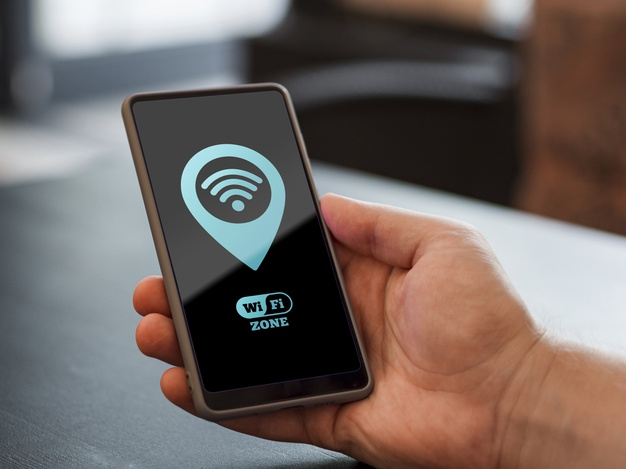
#> input picture images/phone.jpg, 626 x 469 px
$ jupyter execute 'Importing an image.ipynb'   (shell and % lines are left out)
#> lines starting #> are read from the running program, lines starting #| are printed output that depends on the picture
[cell 1]
# Imports needed
import numpy as np
import matplotlib.image as mpimg # USed to read images
import matplotlib.pyplot as plt
import cv2   # Computer vision library

[cell 2]
# Read the image
image = mpimg.imread('images/phone.jpg')
#> image is the input picture: shape (469, 626, 3); mean R, G, B 111.7, 100.7, 96.6

# Dimensions of the image
print("The Dimensions of the image are: ",image.shape)
#| The Dimensions of the image are:  (469, 626, 3)

# Type of image
print("The type of image is: ",type(image))
#| The type of image is:  <class 'numpy.ndarray'>

[cell 3]
# Changing image to Gray Scale
gray_image = cv2.cvtColor(image,cv2.COLOR_RGB2GRAY)
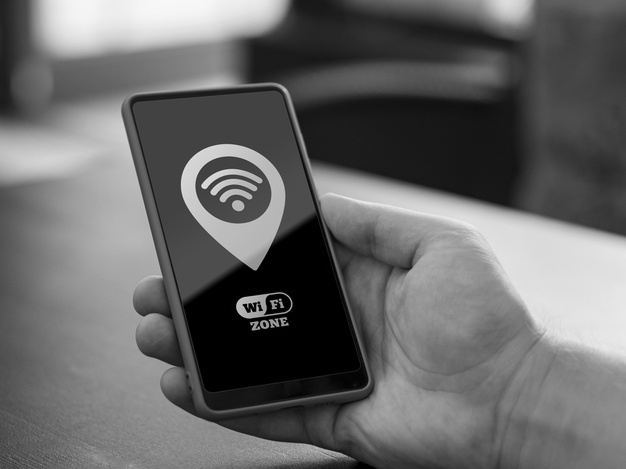
#> gray_image: shape (469, 626); min 0, max 248, mean 103.5

# Display the gray image
plt.imshow(gray_image,cmap = 'gray')

[cell 4]
# Print the specific pixel value at the point
y = 362
x = 223

print("The pixel value at x and y is: ",gray_image[y,x])
#| The pixel value at x and y is:  0

[cell 5]
# Finding the maximum and minimum pixel values
max_val = gray_image.max()
#> max_val = 248
min_val = gray_image.min()
#> min_val = 0

print("The the maximum pixel value is: ",max_val)
#| The the maximum pixel value is:  248
print("The minimum pixel value is: ",min_val)
#| The minimum pixel value is:  0

[cell 6]
# Drawing an image of yourself
tiny_image = np.array([[0, 20, 30, 150, 120],
                      [200, 200, 250, 170, 30],
                      [50, 180, 85, 40, 190],
                      [240, 100, 50, 255, 10],
                      [30, 0, 75, 190, 220]])
plt.imshow(tiny_image,cmap='gray')
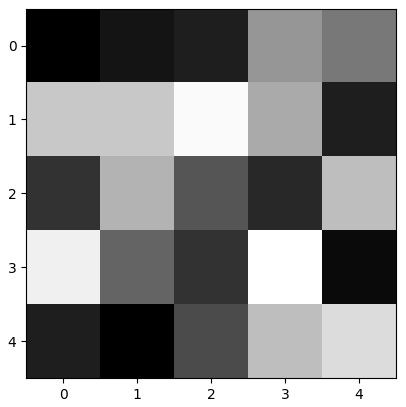
#> figure drawn by matplotlib, 1 panel

$ run again, with images/balloons.jpg copied over images/phone.jpg
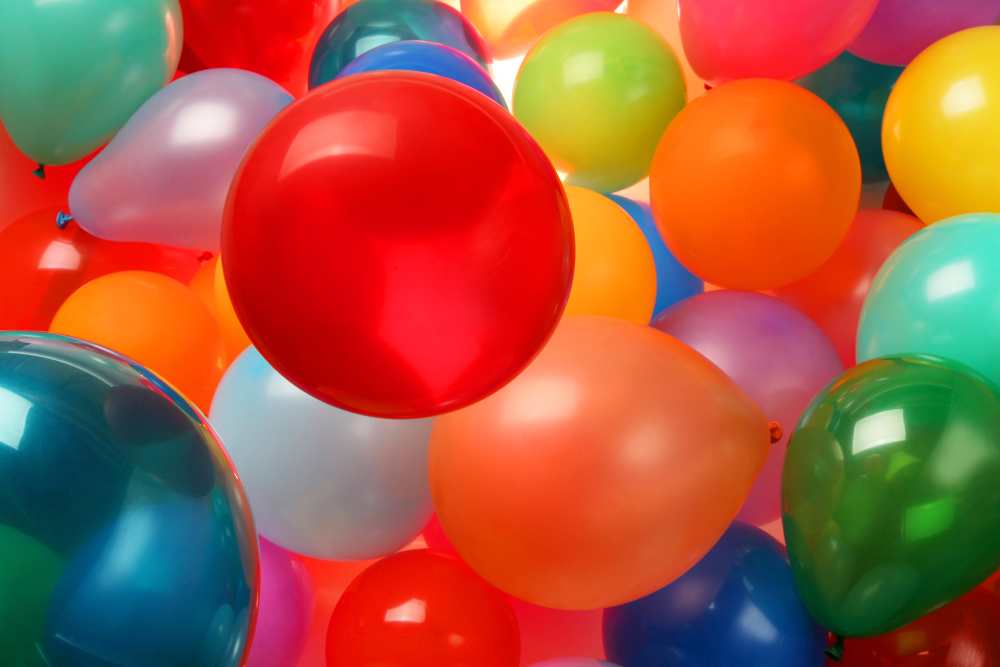
#> input picture images/balloons.jpg, 2000 x 1333 px (shown at 1/2 size)
#> image is the input picture: shape (1333, 2000, 3); mean R, G, B 165.2, 88.9, 63.7
#| The Dimensions of the image are:  (1333, 2000, 3)
#| The type of image is:  <class 'numpy.ndarray'>
#> `gray_image = cv2.cvtColor(image,cv2.COLOR_RGB2GRAY)`:
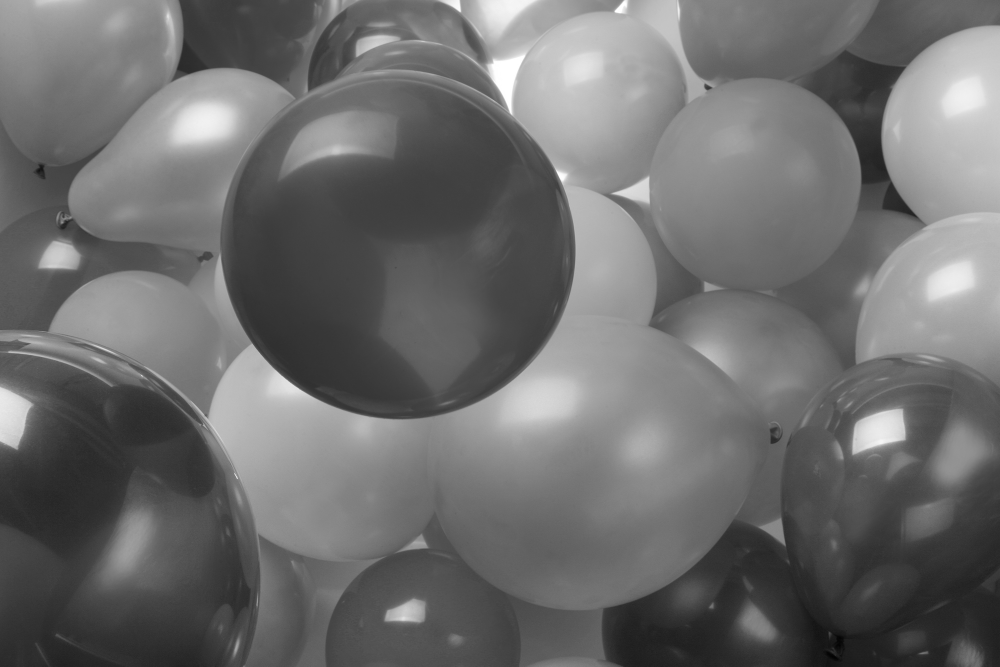
#> gray_image: shape (1333, 2000) (shown at 1/2 size); min 0, max 255, mean 108.9
#| The pixel value at x and y is:  134
#> max_val = 255
#> min_val = 0
#| The the maximum pixel value is:  255
#| The minimum pixel value is:  0

$ run again, with images/flower.jpg copied over images/phone.jpg
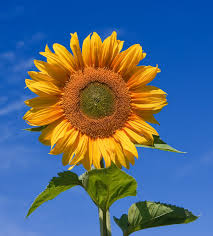
#> input picture images/flower.jpg, 213 x 236 px
#> image is the input picture: shape (236, 213, 3); mean R, G, B 84.7, 106.5, 128
#| The Dimensions of the image are:  (236, 213, 3)
#| The type of image is:  <class 'numpy.ndarray'>
#> `gray_image = cv2.cvtColor(image,cv2.COLOR_RGB2GRAY)`:
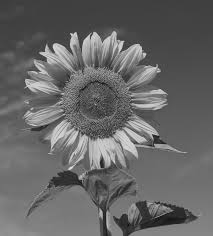
#> gray_image: shape (236, 213); min 11, max 229, mean 102.4
#> max_val = 229
#> min_val = 11
#| The the maximum pixel value is:  229
#| The minimum pixel value is:  11
